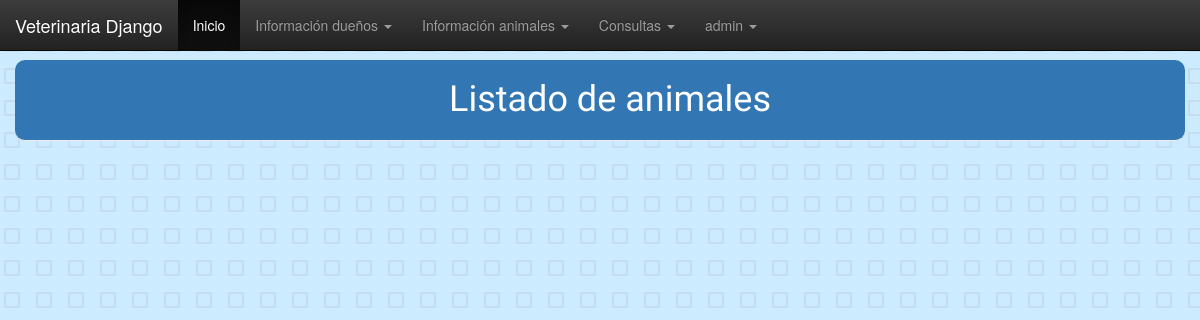
Before: /persona/animal/ (signed in) with the older database file.
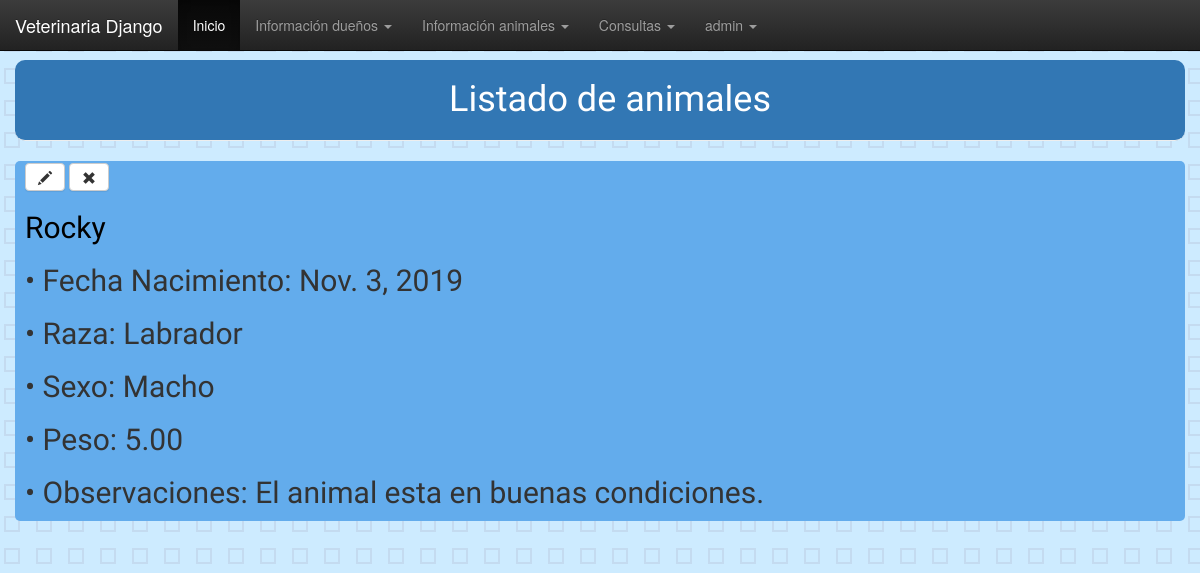
After: the same page with the newer database file.
### persona/models.py (models this page shows, shortened)
class Animal(models.Model):
    idTipoAnimal = models.OneToOneField(TipoAnimal, on_delete = models.CASCADE)
    idDueno = models.OneToOneField(Persona, on_delete = models.CASCADE, null = True)
    nombreAnimal = models.CharField(max_length=50)
    fechaNacimiento = models.DateField('Fecha de Nacimiento')
    raza = models.CharField(max_length=50)
    sexo = models.CharField(max_length=50)
    peso = models.DecimalField(max_digits=5, decimal_places=2)
    observaciones = models.TextField()

### persona/views.py (the view)
# urls.py: path('animal/',views.lista_animales, name="lista_animales"),
@login_required
def lista_animales(request):
    animales = Animal.objects.all()
    return render(request, 'persona/lista_animales.html', {'animales':animales})

### persona/templates/persona/lista_animales.html
{% extends 'persona/base.html' %}
{% block content %}
<h1 class="page-header">Listado de animales</h1>
  {% for animal in animales %}
  <div class="post">
      <a class="btn btn-default" href="{% url 'animal_edit' pk=animal.pk %}"><span class="glyphicon glyphicon-pencil"></span></a>
      <a title="Eliminar registro" class="btn btn-default" href="{% url 'animal_delete' pk=animal.pk %}"><span class="glyphicon glyphicon-remove"></span></a>
      <h2><a href="{% url 'detalle_animal' pk=animal.pk %}">{{animal.nombreAnimal}}</a></h2>
      <h2>• Fecha Nacimiento: {{animal.fechaNacimiento}}</h2>
      <h2>• Raza: {{animal.raza}}</h2>
      <h2>• Sexo: {{animal.sexo}}</h2>
      <h2>• Peso: {{animal.peso}}</h2>
      <h2>• Observaciones: {{animal.observaciones}}</h2>
  </div>
  {% endfor %}
{% endblock %}

### persona/templates/persona/base.html (shortened to what this page needs)
{% load static %}
<head>
  <link rel="stylesheet" href="//maxcdn.bootstrapcdn.com/bootstrap/3.2.0/css/bootstrap.min.css">
  <link rel="stylesheet" href="//maxcdn.bootstrapcdn.com/bootstrap/3.2.0/css/bootstrap-theme.min.css">
  <link rel="stylesheet" href="https://maxcdn.bootstrapcdn.com/bootstrap/3.4.0/css/bootstrap.min.css">
  <link rel="stylesheet" href="{% static 'css/general.css' %}">
</head>
<html>
    <head>
    </head>
    <body>
            <nav class="navbar navbar-inverse navbar-fixed-top">
              <div class="container-fluid">
                <div class="navbar-header">
                  <a class="navbar-brand" href="#">Veterinaria Django</a>
                </div>
                {% if user.is_authenticated %}
                <ul class="nav navbar-nav">
                  <li class="active"><a href="#">Inicio</a></li>
                  <li class="dropdown">
                    <a class="dropdown-toggle" data-toggle="dropdown">Información dueños
                    <span class="caret"></span></a>
                  </li>
                  <li class="dropdown">
                    <a class="dropdown-toggle" data-toggle="dropdown" href="#">Información animales
                    <span class="caret"></span></a>
                  </li>
                  <li class="dropdown">
                      <a class="dropdown-toggle" data-toggle="dropdown" href="#">Consultas
                      <span class="caret"></span></a>
                    </li>
                  <li class="dropdown">
                    <a class="dropdown-toggle" data-toggle="dropdown" href="#">{{ user.username }}
                        <span class="caret"></span></a>
                      </li>
                </ul>
                {% else %}
                <a href="{% url 'login' %}" class="top-menu"><span class="glyphicon glyphicon-lock"></span></a>
                {% endif %}
              </div>
            </nav>
        <br><br><br>
        <div class="container">
          <div class="row justify-content-center">
            <div>
              {%  block content %}
              {%  endblock %}
            </div>
          </div>
        </div>
    </body>
</html>

Changed rows visible on the page:
added Animal: nombreAnimal "Rocky", fechaNacimiento "Nov. 3, 2019", raza "Labrador", sexo "Macho", peso "5.00", observaciones "El animal esta en buenas condiciones."
